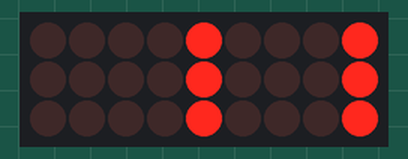
Recording of a sketch running on a simulated Arduino Uno, built with avr-gcc and run on an emulated ATmega328P. Parts: 9×3 LED matrix. Wiring (inferred from the names in the program): LED matrix (orientation assumed): rows A0, A1, A2; columns pin 2, pin 3, pin 4, pin 5, pin 6, pin 7, pin 8, pin 9, pin 10.

Above: at 0.17 s.
At 0.67 s:
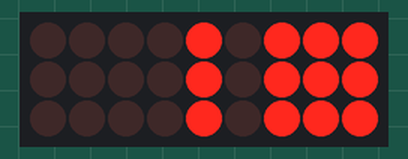
At 1.17 s:
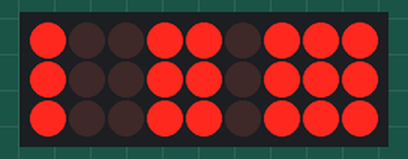
At 1.67 s:
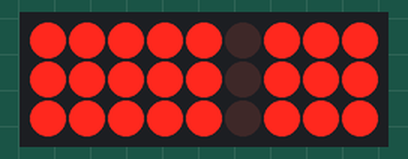
At 2.43 s:
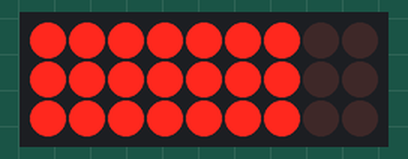
At 3.43 s:
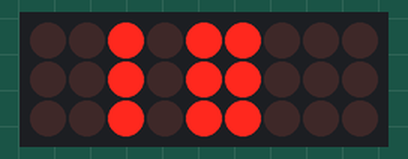

The sketch:

333control_3patterning.ino
```cpp
int layer[3] = {A0,A1,A2};
int room[9] = {10,9,8,7,6,5,4,3,2};
int m_layer = 3;    // 층 수
int m_room = 9;     // 칸 수
int m_pattern = 16;  // 패턴 수
int m_delay[16] ={75,75,75,75,75,75,75,75,75,75,75,75,75,75,75,75}; //패턴유지시간

unsigned int layerPattern3[16] ={ //2층 패턴
  0B0000000000010001,
  0B0000000000010011,
  0B0000000000010111,
  0B0000000000110111,
  0B0000000100110111,
  0B0000000110110111,
  0B0000000111110111,
  0B0000000111111111,
  0B0000000111111110,
  0B0000000111111100,
  0B0000000111111000,
  0B0000000111011000,
  0B0000000011011000,
  0B0000000001011000,
  0B0000000001010000,
  0B0000000000010000
};
unsigned int layerPattern2[16] ={ //1층 패턴
  0B0000000000010001,
  0B0000000000010011,
  0B0000000000010111,
  0B0000000000110111,
  0B0000000100110111,
  0B0000000110110111,
  0B0000000111110111,
  0B0000000111111111,
  0B0000000111111110,
  0B0000000111111100,
  0B0000000111111000,
  0B0000000111011000,
  0B0000000011011000,
  0B0000000001011000,
  0B0000000001010000,
  0B0000000000010000
};
unsigned int layerPattern1[16] ={ //0층 패턴
  0B0000000000010001,
  0B0000000000010011,
  0B0000000000010111,
  0B0000000000110111,
  0B0000000100110111,
  0B0000000110110111,
  0B0000000111110111,
  0B0000000111111111,
  0B0000000111111110,
  0B0000000111111100,
  0B0000000111111000,
  0B0000000111011000,
  0B0000000011011000,
  0B0000000001011000,
  0B0000000001010000,
  0B0000000000010000
};

void LEDSetting(int layer, unsigned int state){
  digitalWrite(layer, HIGH); //층 개방
  for(int i=0;i<9;i++){
    digitalWrite(room[i],not(bitRead(state, i))); // 패턴 코드에 따라 칸 개방
    }
  delay(1);
  for(int i=0;i<9;i++){
    digitalWrite(room[i], HIGH);   // 모든 칸 닫힘
    }
  digitalWrite(layer, LOW); //층 닫힘
}

void setup()
{
  for(int i=0;i<m_layer;i++){
    pinMode(layer[i], OUTPUT);      // 층 선언
    digitalWrite(layer[i], LOW);    // 각 층 비활성화
  }
  for(int i=0;i<m_room;i++){
    pinMode(room[i], OUTPUT);       // 칸 선언
  }
}

void loop()
{
  for(int i=0;i<m_pattern;i++){  //순차적으로 패턴수만큼 동작
    for(int j=0;j<m_delay[i];j++){  //m_delay 시간만큼 해당 패턴을 유지한다.
      LEDSetting(layer[0], layerPattern1[i]);  //1층 i번째 패턴
      LEDSetting(layer[1], layerPattern2[i]);  //2층 i번째 패턴
      LEDSetting(layer[2], layerPattern3[i]);  //3층 i번째 패턴
    }
  }
}
```

Measured:
- by itself, everything shown: repeats every 4.0 s, in 16 steps
